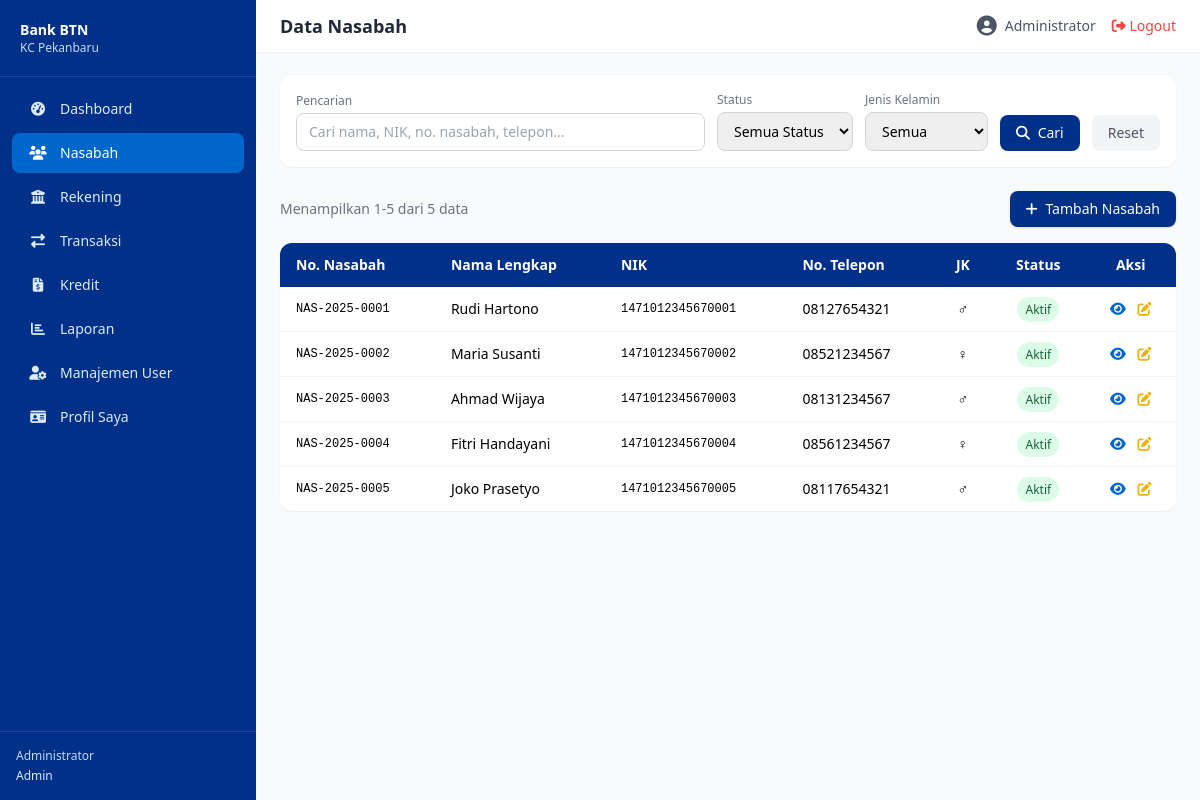
/public/nasabah (signed in), run on the app's committed database.
### tables this page shows
CREATE TABLE nasabah (
    id BIGINT UNSIGNED AUTO_INCREMENT PRIMARY KEY,
    no_nasabah VARCHAR(20) NOT NULL UNIQUE,
    nik VARCHAR(16) NOT NULL UNIQUE,
    nama_lengkap VARCHAR(255) NOT NULL,
    tempat_lahir VARCHAR(100) NULL,
    tanggal_lahir DATE NOT NULL,
    jenis_kelamin ENUM('L','P') NOT NULL,
    agama VARCHAR(20) NULL,
    status_perkawinan ENUM('lajang','menikah','cerai') DEFAULT 'lajang',
    pekerjaan VARCHAR(100) NULL,
    penghasilan_bulanan DECIMAL(15,2) NULL,
    no_telepon VARCHAR(20) NOT NULL,
    email VARCHAR(255) NULL,
    alamat TEXT NOT NULL,
    rt_rw VARCHAR(10) NULL,
    kelurahan VARCHAR(100) NULL,
    kecamatan VARCHAR(100) NULL,
    kota_kabupaten VARCHAR(100) NOT NULL,
    provinsi VARCHAR(100) NOT NULL,
    kode_pos VARCHAR(10) NULL,
    no_ktp_path VARCHAR(500) NULL,
    status ENUM('aktif','nonaktif','blacklist') NOT NULL DEFAULT 'aktif',
    created_by BIGINT UNSIGNED NULL,
    updated_by BIGINT UNSIGNED NULL,
    created_at TIMESTAMP DEFAULT CURRENT_TIMESTAMP,
    updated_at TIMESTAMP DEFAULT CURRENT_TIMESTAMP ON UPDATE CURRENT_TIMESTAMP,
    deleted_at TIMESTAMP NULL,
    FOREIGN KEY (created_by) REFERENCES users(id) ON DELETE SET NULL,
    FOREIGN KEY (updated_by) REFERENCES users(id) ON DELETE SET NULL,
    INDEX idx_nik (nik),
    INDEX idx_nama (nama_lengkap),
    INDEX idx_status (status)
);

### core/Controller.php (called while the page is built, shortened)
<?php
class Controller {
    protected function view(string $view, array $data = []): void {
        extract($data);
        $viewFile = '../app/views/' . str_replace('.', '/', $view) . '.php';
        require_once $viewFile;
    }
    protected function get(string $key, $default = null) {
        return isset($_GET[$key]) ? trim($_GET[$key]) : $default;
    }
}

### app/controllers/NasabahController.php (called while the page is built, shortened)
<?php
class NasabahController extends Controller {
    private Nasabah $model;
    public function __construct() {
        $this->model = new Nasabah();
    }
    public function index(): void {
        $filter = [
            'search' => $this->get('search', ''),
            'status' => $this->get('status', ''),
            'jenis_kelamin' => $this->get('jenis_kelamin', ''),
        ];
        $page = max(1, (int)($this->get('page') ?? 1));
        $data = $this->model->getAll($filter, $page);
        $total = $this->model->countFiltered($filter);
        $pagination = Helper::paginate($total, $page, PER_PAGE);
        $this->view('nasabah.index', [
            'title' => 'Data Nasabah',
            'nasabah' => $data,
            'pagination' => $pagination,
            'filter' => $filter,
        ]);
    }
}

### core/App.php (called while the page is built, shortened)
<?php
class App {
    protected $method = 'index';
    public function __construct() {
        $url = $this->parseUrl();
        $controllerMap = [
            'auth'       => 'AuthController',
            'dashboard'  => 'DashboardController',
            'nasabah'    => 'NasabahController',
            'rekening'   => 'RekeningController',
            'transaksi'  => 'TransaksiController',
            'kredit'     => 'KreditController',
            'laporan'    => 'LaporanController',
            'users'      => 'UserController',
            'profile'    => 'ProfileController',
        ];
        if ($url && isset($controllerMap[$url[0]])) {
            $ctrlClass = $controllerMap[$url[0]];
            $ctrlFile = '../app/controllers/' . $ctrlClass . '.php';
            if (file_exists($ctrlFile)) {
                unset($url[0]);
            }
        } else if ($url && !isset($controllerMap[$url[0]])) {
            $ctrlFile = '../app/controllers/DashboardController.php';
            if (file_exists($ctrlFile)) {
                require_once $ctrlFile;
            }
        } else {
            $ctrlFile = '../app/controllers/DashboardController.php';
            if (file_exists($ctrlFile)) {
                require_once $ctrlFile;
            }
        }
        $ctrl = new $this->controller;
        $this->params = $url ? array_values($url) : [];
        call_user_func_array([$ctrl, $this->method], $this->params);
    }
    protected function parseUrl(): array {
        if (isset($_GET['url'])) {
            return explode('/', filter_var(rtrim($_GET['url'], '/'), FILTER_SANITIZE_URL));
        }
        return [];
    }
}

### public/index.php (called while the page is built, shortened)
<?php
require_once __DIR__ . '/../app/config/Database.php';
require_once __DIR__ . '/../core/Model.php';
require_once __DIR__ . '/../core/Controller.php';
require_once __DIR__ . '/../core/App.php';
require_once __DIR__ . '/../app/helpers/Auth.php';
require_once __DIR__ . '/../app/helpers/Helper.php';
require_once __DIR__ . '/../app/models/Nasabah.php';
require_once __DIR__ . '/../app/controllers/NasabahController.php';
$app = new App();

### app/config/Database.php (called while the page is built)
<?php
class Database {
    private static ?Database $instance = null;
    private PDO $conn;
    private function __construct() {
        try {
            $this->conn = new PDO(
                "mysql:host=" . DB_HOST . ";dbname=" . DB_NAME . ";charset=utf8mb4",
                DB_USER, DB_PASS,
                [
                    PDO::ATTR_ERRMODE            => PDO::ERRMODE_EXCEPTION,
                    PDO::ATTR_DEFAULT_FETCH_MODE => PDO::FETCH_ASSOC,
                    PDO::ATTR_EMULATE_PREPARES   => false,
                ]
            );
        } catch (PDOException $e) {
            die('Koneksi database gagal: ' . $e->getMessage());
        }
    }
    public static function getInstance(): self {
        if (self::$instance === null) {
            self::$instance = new self();
        }
        return self::$instance;
    }
    public function getConnection(): PDO {
        return $this->conn;
    }
}

### app/models/Nasabah.php (called while the page is built, shortened)
<?php
class Nasabah extends Model {
    public function getAll(array $filter = [], int $page = 1): array {
        $offset = ($page - 1) * PER_PAGE;
        $where = ['n.deleted_at IS NULL'];
        $params = [];
        $whereStr = implode(' AND ', $where);
        $sql = "SELECT n.* FROM nasabah n WHERE $whereStr ORDER BY n.created_at DESC LIMIT ? OFFSET ?";
        $params[] = PER_PAGE;
        $params[] = $offset;
        $stmt = $this->db->prepare($sql);
        $stmt->execute($params);
        return $stmt->fetchAll(PDO::FETCH_ASSOC);
    }
    public function countFiltered(array $filter = []): int {
        $where = ['deleted_at IS NULL'];
        $params = [];
        $whereStr = implode(' AND ', $where);
        $stmt = $this->db->prepare("SELECT COUNT(*) FROM nasabah WHERE $whereStr");
        $stmt->execute($params);
        return (int)$stmt->fetchColumn();
    }
}

### core/Model.php (called while the page is built, shortened)
<?php
class Model {
    public function __construct() {
        $this->db = Database::getInstance()->getConnection();
    }
}

### app/helpers/Auth.php (called while the page is built, shortened)
<?php
class Auth {
    public static function role(): ?string {
        return $_SESSION['user']['role_name'] ?? null;
    }
}

### app/views/nasabah/index.php (the view, shortened to what this page needs)
<?php require_once '../app/views/layouts/header.php'; ?>
<div class="bg-white rounded-xl shadow-sm p-4 mb-6">
    <form method="GET" action="<?= BASE_URL ?>/nasabah" class="flex flex-wrap gap-3 items-end">
        <div class="flex-1 min-w-[200px]">
            <label class="block text-xs text-gray-500 mb-1">Pencarian</label>
            <input type="text" name="search" value="<?= htmlspecialchars($filter['search']) ?>" placeholder="Cari nama, NIK, no. nasabah, telepon..." class="w-full px-3 py-2 border border-gray-300 rounded-lg text-sm focus:ring-2 focus:ring-btn-primary focus:border-transparent outline-none">
        </div>
        <div>
            <label class="block text-xs text-gray-500 mb-1">Status</label>
            <select name="status" class="px-3 py-2 border border-gray-300 rounded-lg text-sm focus:ring-2 focus:ring-btn-primary outline-none">
                <option value="">Semua Status</option>
            </select>
        </div>
        <div>
            <label class="block text-xs text-gray-500 mb-1">Jenis Kelamin</label>
            <select name="jenis_kelamin" class="px-3 py-2 border border-gray-300 rounded-lg text-sm focus:ring-2 focus:ring-btn-primary outline-none">
                <option value="">Semua</option>
            </select>
        </div>
        <button type="submit" class="px-4 py-2 bg-btn-primary text-white rounded-lg text-sm hover:bg-blue-800">
            <i class="fas fa-search mr-1"></i> Cari
        </button>
        <a href="<?= BASE_URL ?>/nasabah" class="px-4 py-2 bg-gray-100 text-gray-600 rounded-lg text-sm hover:bg-gray-200">Reset</a>
    </form>
</div>
<div class="flex justify-between items-center mb-4">
    <p class="text-sm text-gray-500">Menampilkan <?= $pagination['from'] ?>-<?= $pagination['to'] ?> dari <?= $pagination['total'] ?> data</p>
    <?php if (in_array(Auth::role(), ['admin', 'cs'])): ?>
    <a href="<?= BASE_URL ?>/nasabah/create" class="px-4 py-2 bg-btn-primary text-white rounded-lg text-sm hover:bg-blue-800 shadow">
        <i class="fas fa-plus mr-1"></i> Tambah Nasabah
    </a>
    <?php endif; ?>
</div>
<div class="bg-white rounded-xl shadow-sm overflow-hidden">
    <div class="overflow-x-auto">
        <table class="w-full text-sm">
            <thead class="bg-btn-primary text-white">
                <tr>
                    <th class="px-4 py-3 text-left">No. Nasabah</th>
                    <th class="px-4 py-3 text-left">Nama Lengkap</th>
                    <th class="px-4 py-3 text-left">NIK</th>
                    <th class="px-4 py-3 text-left">No. Telepon</th>
                    <th class="px-4 py-3 text-center">JK</th>
                    <th class="px-4 py-3 text-center">Status</th>
                    <th class="px-4 py-3 text-center">Aksi</th>
                </tr>
            </thead>
            <tbody class="divide-y divide-gray-100">
                <?php if (empty($nasabah)): ?>
                <tr><td colspan="7" class="px-4 py-8 text-center text-gray-400">Tidak ada data nasabah.</td></tr>
                <?php else: foreach ($nasabah as $i => $ns): ?>
                <tr class="hover:bg-gray-50">
                    <td class="px-4 py-3 font-mono text-xs"><?= $ns['no_nasabah'] ?></td>
                    <td class="px-4 py-3 font-medium"><?= htmlspecialchars($ns['nama_lengkap']) ?></td>
                    <td class="px-4 py-3 font-mono text-xs"><?= $ns['nik'] ?></td>
                    <td class="px-4 py-3"><?= $ns['no_telepon'] ?></td>
                    <td class="px-4 py-3 text-center"><?= $ns['jenis_kelamin'] === 'L' ? '♂' : '♀' ?></td>
                    <td class="px-4 py-3 text-center"><?= Helper::getStatusBadge($ns['status']) ?></td>
                    <td class="px-4 py-3 text-center">
                        <a href="<?= BASE_URL ?>/nasabah/detail/<?= $ns['id'] ?>" class="text-btn-secondary hover:text-btn-primary" title="Detail">
                            <i class="fas fa-eye"></i>
                        </a>
                        <?php if (in_array(Auth::role(), ['admin', 'cs'])): ?>
                        <a href="<?= BASE_URL ?>/nasabah/edit/<?= $ns['id'] ?>" class="ml-2 text-yellow-500 hover:text-yellow-700" title="Edit">
                            <i class="fas fa-edit"></i>
                        </a>
                        <?php endif; ?>
                    </td>
                </tr>
                <?php endforeach; endif; ?>
            </tbody>
        </table>
    </div>
</div>
<?php require_once '../app/views/layouts/footer.php'; ?>

### app/helpers/Helper.php (shortened to what this page needs)
<?php
class Helper {
    public static function paginate(int $total, int $page, int $perPage): array {
        $lastPage = max(1, (int)ceil($total / $perPage));
        return [
            'total' => $total,
            'current_page' => min($page, $lastPage),
            'per_page' => $perPage,
            'last_page' => $lastPage,
            'from' => ($page - 1) * $perPage + 1,
            'to' => min($page * $perPage, $total),
        ];
    }
    public static function getStatusBadge(string $status): string {
        $colors = [
            'aktif' => 'bg-green-100 text-green-800',
            'nonaktif' => 'bg-gray-100 text-gray-800',
            'blacklist' => 'bg-red-100 text-red-800',
            'beku' => 'bg-yellow-100 text-yellow-800',
            'tutup' => 'bg-red-100 text-red-800',
            'sukses' => 'bg-green-100 text-green-800',
            'batal' => 'bg-red-100 text-red-800',
            'pending' => 'bg-yellow-100 text-yellow-800',
            'lancar' => 'bg-green-100 text-green-800',
            'perhatian_khusus' => 'bg-yellow-100 text-yellow-800',
            'kurang_lancar' => 'bg-orange-100 text-orange-800',
            'diragukan' => 'bg-red-100 text-red-700',
            'macet' => 'bg-red-100 text-red-800',
            'lunas' => 'bg-blue-100 text-blue-800',
            'belum_bayar' => 'bg-yellow-100 text-yellow-800',
            'terlambat' => 'bg-red-100 text-red-800',
        ];
        $class = $colors[$status] ?? 'bg-gray-100 text-gray-800';
        $label = ucfirst(str_replace('_', ' ', $status));
        return "<span class=\"px-2 py-1 rounded-full text-xs font-medium {$class}\">{$label}</span>";
    }
}

### data on the page
nasabah: created_by "1", id "5", no_nasabah "NAS-2025-0005", nama_lengkap "Joko Prasetyo", nik "1471012345670005", no_telepon "08117654321", status "Aktif"
nasabah: no_nasabah "NAS-2025-0001", nama_lengkap "Rudi Hartono", nik "1471012345670001", no_telepon "08127654321", status "Aktif"
nasabah: no_nasabah "NAS-2025-0002", nama_lengkap "Maria Susanti", nik "1471012345670002", no_telepon "08521234567", status "Aktif"
nasabah: no_nasabah "NAS-2025-0003", nama_lengkap "Ahmad Wijaya", nik "1471012345670003", no_telepon "08131234567", status "Aktif"
nasabah: no_nasabah "NAS-2025-0004", nama_lengkap "Fitri Handayani", nik "1471012345670004", no_telepon "08561234567", status "Aktif"

### other printed values
$menu['label'] "Dashboard"
$menu['label'] "Nasabah"
$menu['label'] "Rekening"
$menu['label'] "Transaksi"
$menu['label'] "Kredit"
$menu['label'] "Laporan"
$menu['label'] "Manajemen User"
$menu['label'] "Profil Saya"
Auth::user()['nama'] "Administrator"
Auth::role() "Admin"
$title "Data Nasabah"
